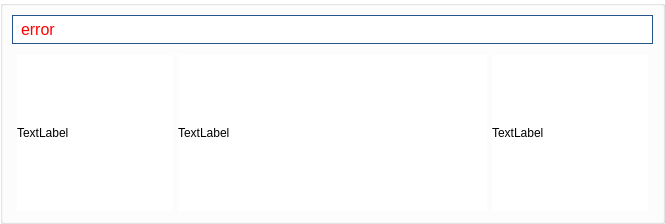
            <widget class="QGroupBox" name="groupBox_8">
             <property name="minimumSize">
              <size>
               <width>665</width>
               <height>224</height>
              </size>
             </property>
             <property name="maximumSize">
              <size>
               <width>665</width>
               <height>224</height>
              </size>
             </property>
             <property name="styleSheet">
              <string notr="true">background-color: rgb(255, 255, 255);</string>
             </property>
             <property name="title">
              <string/>
             </property>
             <widget class="QGroupBox" name="verticalGroupBox_3">
              <property name="geometry">
               <rect>
                <x>0</x>
                <y>0</y>
                <width>665</width>
                <height>224</height>
               </rect>
              </property>
              <property name="minimumSize">
               <size>
                <width>665</width>
                <height>224</height>
               </size>
              </property>
              <property name="maximumSize">
               <size>
                <width>665</width>
                <height>224</height>
               </size>
              </property>
              <layout class="QVBoxLayout" name="verticalLayout_16" stretch="1,4">
               <item>
                <widget class="QLabel" name="label_10">
                 <property name="font">
                  <font>
                   <family>System-ui</family>
                   <pointsize>12</pointsize>
                  </font>
                 </property>
                 <property name="styleSheet">
                  <string notr="true">border: 1px solid #27548A;
padding: 4px;
color: rgb(255, 0, 0);</string>
                 </property>
                 <property name="text">
                  <string>error</string>
                 </property>
                </widget>
               </item>
               <item>
                <layout class="QHBoxLayout" name="horizontalLayout_22" stretch="1,2,1">
                 <property name="spacing">
                  <number>5</number>
                 </property>
                 <property name="leftMargin">
                  <number>5</number>
                 </property>
                 <property name="topMargin">
                  <number>5</number>
                 </property>
                 <property name="rightMargin">
                  <number>5</number>
                 </property>
                 <property name="bottomMargin">
                  <number>5</number>
                 </property>
                 <item>
                  <widget class="QLabel" name="label_11">
                   <property name="minimumSize">
                    <size>
                     <width>156</width>
                     <height>156</height>
                    </size>
                   </property>
                   <property name="maximumSize">
                    <size>
                     <width>156</width>
                     <height>156</height>
                    </size>
                   </property>
                   <property name="text">
                    <string>TextLabel</string>
                   </property>
                  </widget>
                 </item>
                 <item>
                  <widget class="QLabel" name="label_12">
                   <property name="minimumSize">
                    <size>
                     <width>0</width>
                     <height>156</height>
                    </size>
                   </property>
                   <property name="maximumSize">
                    <size>
                     <width>16777215</width>
                     <height>156</height>
                    </size>
                   </property>
                   <property name="text">
                    <string>TextLabel</string>
                   </property>
                  </widget>
                 </item>
                 <item>
                  <widget class="QLabel" name="label_13">
                   <property name="minimumSize">
                    <size>
                     <width>156</width>
                     <height>156</height>
                    </size>
                   </property>
                   <property name="maximumSize">
                    <size>
                     <width>156</width>
                     <height>156</height>
                    </size>
                   </property>
                   <property name="text">
                    <string>TextLabel</string>
                   </property>
                  </widget>
                 </item>
                </layout>
               </item>
              </layout>
             </widget>
            </widget>
